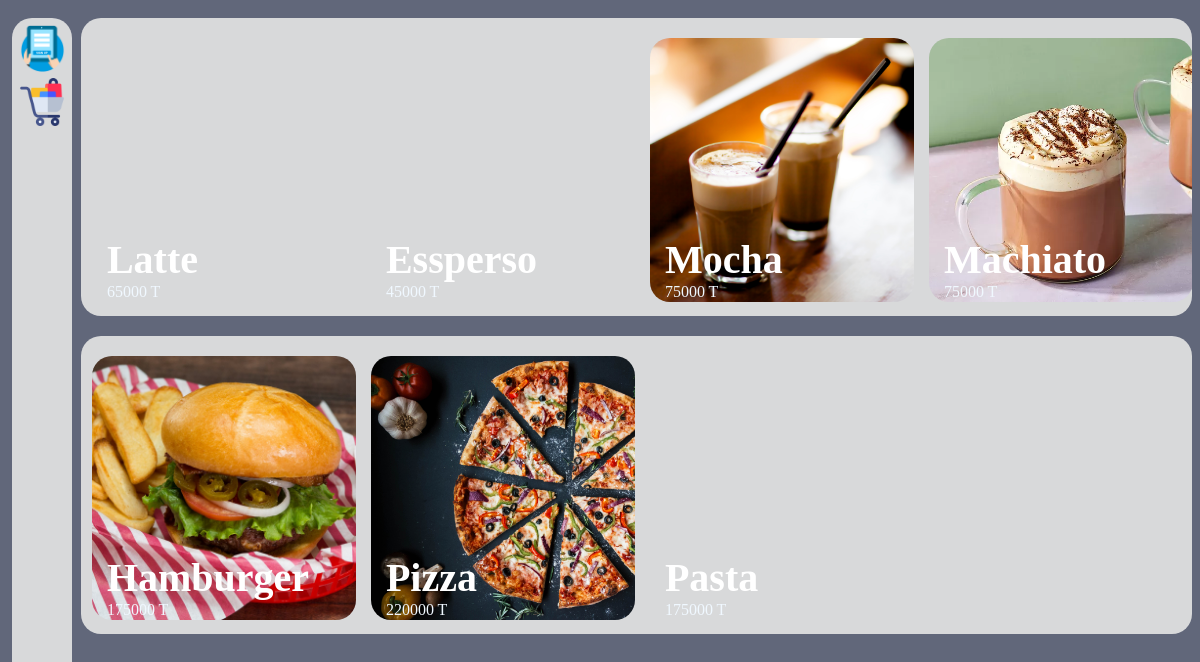
The app's page / (signed in) with its own data.
### web/models.py (models this page shows, shortened)
class Product(models.Model):
    Name = models.CharField(max_length=255)
    Price = models.BigIntegerField()
    Type = models.ForeignKey(Type, on_delete=models.CASCADE)
    photo = models.ImageField(upload_to="media", max_length=100, height_field=None, width_field=None)

### web/views.py (the view)
# urls.py: path('', views.Type_View.as_view(), name="Products"),
class Type_View(ListView):
    model = Type
    template_name = "Products.html"
    def get_context_data(self, **kwargs):
        context = super().get_context_data(**kwargs)
        context["items"] = CartItem.objects.filter(cart = Cart.objects.filter(user = self.request.user).first())
        print("CONTEXT:", context)
        return context

### web/models.py (called while the page is built)
     def __str__(self) -> str:
        return self.Name

     def type_objects(self):
          type_objects_list = list()
          for type_object in Product.objects.filter(Type=self):
               type_objects_list.append(type_object)
          return type_objects_list

    def __str__(self) -> str:
        return self.product.Name + "*" + str(self.quantity)

### templates/Products.html (shortened to what this page needs)
{% extends "HomePage.html" %}
{% load static %}
{% block content %}
    {% for Type in type_list %}
        <div class = "Menu" id = "{{Type.Name}}">
            {% for object in Type.type_objects %}
                <div class="Product" id = "{{ object.Name }}" style="background: url({{object.photo.url}}); background-size: cover;">
                    <h1 class="name"> {{object.Name}} </h1>
                    <p class="price"> {{object.Price}} T</p>
                </div>
            {% endfor %}
        </div>
    {% endfor %}
{% endblock content %}

### static/CSS/HomePage.css (style rules this page uses)
body { background-color: #61677A; }
.Product { width: 22vw; height: 22vw; margin-left: 1%; margin-bottom: 0px; margin-top: 10px; border-radius: 20px; padding-top: 0px; display: inline-block; overflow: hidden; transition: transform 0.3s ; }
.price { color: aliceblue; margin-left: 15px; margin-top: 0px; margin-bottom: 20px; }
.name { color: white; font-size: 40; margin-top: 75%; margin-left: 15px; margin-bottom: 0px; transition: transform 0.3s ,margin-top 0.3s ; }
.Menu { background-color: #D8D9DA; overflow: auto; white-space: nowrap; height: 24vw; padding: 10px; padding-bottom: 0px; padding-left: 0px; width: 93%; border-radius: 20px; float: right; display: inline; margin-bottom: 10px; margin-top: 10px; }

### records on screen
Product: Name "Latte", Price "65000"
Product: Name "Essperso", Price "45000"
Product: Name (picture), Name "Mocha", Price "75000"
Product: photo (picture), Name "Machiato", Price "75000"
Product: photo (picture), Name "Hamburger", Price "175000"
Product: Name (picture), Name "Pizza", Price "220000"
Product: Name "Pasta", Price "175000"
